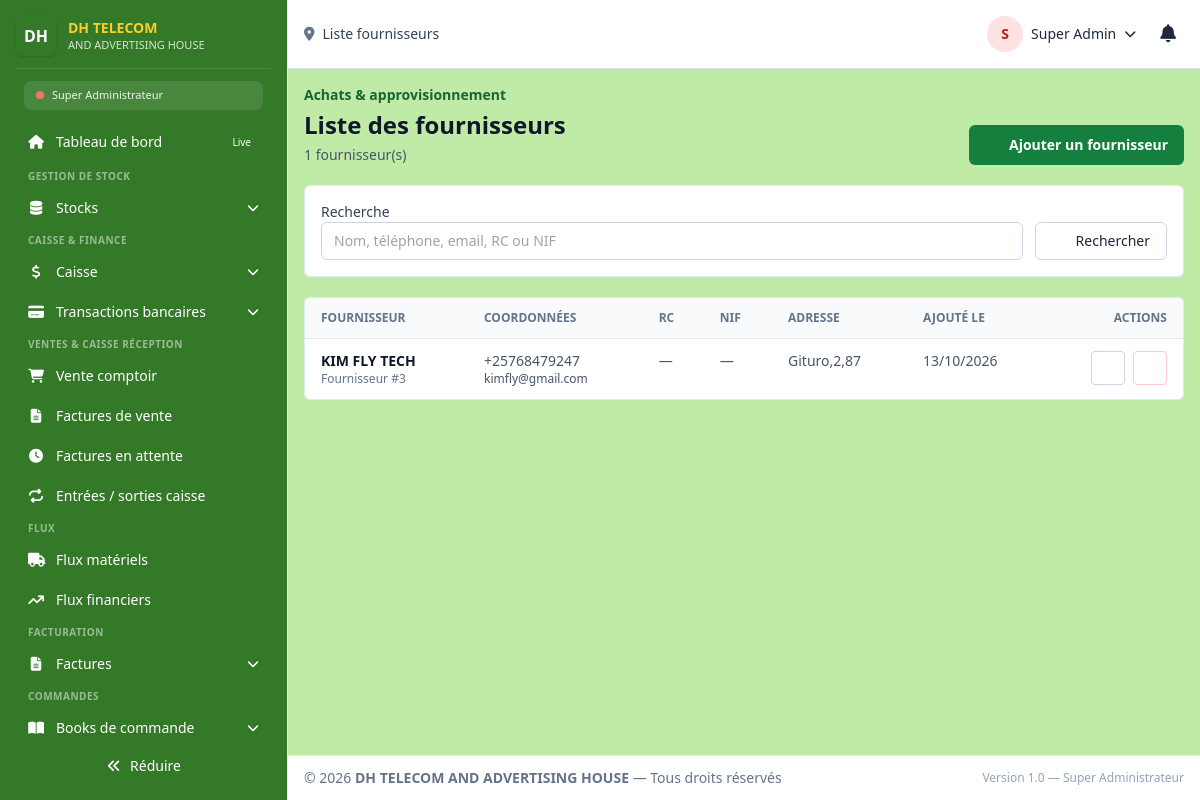
Screenshot of /super_admin/fournisseurs/liste (signed in) with the database file from the repository.
### tables this page shows
CREATE TABLE `users` (
  `id` int(100) NOT NULL,
  `profil` varchar(255) NOT NULL DEFAULT '',
  `user_name` varchar(255) NOT NULL,
  `password` varchar(255) NOT NULL COMMENT 'bcrypt hash',
  `secret_code` varchar(255) DEFAULT NULL,
  `category` varchar(100) DEFAULT NULL COMMENT 'Réf cat_users.category',
  `f_name` varchar(100) DEFAULT NULL,
  `l_name` varchar(100) DEFAULT NULL,
  `telephone` varchar(100) DEFAULT NULL,
  `email` varchar(100) DEFAULT NULL,
  `adress` varchar(100) NOT NULL DEFAULT '',
  `level` varchar(100) NOT NULL DEFAULT '',
  `salary` decimal(10,0) NOT NULL DEFAULT 0,
  `status` varchar(100) NOT NULL DEFAULT 'Disponible',
  `session_id` varchar(1000) NOT NULL DEFAULT '',
  `admission` date NOT NULL DEFAULT curdate(),
  `reset_token` varchar(255) DEFAULT NULL,
  `token_expiry` datetime DEFAULT current_timestamp(),
  `jwt_secret` varchar(255) DEFAULT NULL COMMENT 'Secret personnel pour JWT',
  `last_login` datetime DEFAULT NULL,
  `failed_attempts` int(11) DEFAULT 0,
  `locked_until` datetime DEFAULT NULL,
  `created_at` timestamp NOT NULL DEFAULT current_timestamp(),
  `updated_at` timestamp NOT NULL DEFAULT current_timestamp() ON UPDATE current_timestamp()
);

CREATE TABLE `partners` (
  `id` int(100) NOT NULL,
  `name` varchar(100) NOT NULL,
  `abbr` varchar(25) DEFAULT NULL,
  `category` enum('client','fournisseur') DEFAULT 'client',
  `address` varchar(1000) NOT NULL DEFAULT '',
  `phone` varchar(255) DEFAULT NULL,
  `email` varchar(255) NOT NULL DEFAULT '',
  `portal_username` varchar(100) DEFAULT NULL,
  `portal_password` varchar(255) DEFAULT NULL COMMENT 'Hash du mot de passe du portail client',
  `RC` varchar(100) NOT NULL DEFAULT '',
  `NIF` varchar(255) NOT NULL DEFAULT '',
  `profil` varchar(100) DEFAULT NULL,
  `debt_limit` bigint(10) NOT NULL DEFAULT 0,
  `debt` bigint(10) NOT NULL DEFAULT 0,
  `status_client` enum('Nouveau','Régulier','VIP') DEFAULT 'Nouveau',
  `total_achats` bigint(15) DEFAULT 0,
  `frequence_achats` int(10) DEFAULT 0,
  `dernier_achat` date DEFAULT NULL,
  `rating` int(11) DEFAULT NULL,
  `annif` varchar(10) DEFAULT NULL COMMENT 'Format JJ-MM',
  `birthday_promo_used` date DEFAULT NULL,
  `alert_debt` tinyint(1) DEFAULT 0,
  `created_at` timestamp NOT NULL DEFAULT current_timestamp(),
  `updated_at` timestamp NOT NULL DEFAULT current_timestamp() ON UPDATE current_timestamp()
);

### dash/admin/fournisseurs_liste.php (the view, shortened to what the rows shown need)
<?php
require_once __DIR__ . '/../../api/database.php';
$db = Database::getInstance();
$escape = static fn($value): string => htmlspecialchars((string) $value, ENT_QUOTES, 'UTF-8');
$canEditSuppliers = userCan($user, 'fournisseurs.edit');
$canDeleteSuppliers = userCan($user, 'fournisseurs.delete');
$search = trim((string) ($_GET['q'] ?? ''));
$page = max(1, (int) ($_GET['page'] ?? 1));
$perPage = 20;
$conditions = ["category = 'fournisseur'"];
$params = [];
$where = 'WHERE ' . implode(' AND ', $conditions);
$totalSuppliers = (int) $db->fetchColumn("SELECT COUNT(*) FROM partners $where", $params);
$totalPages = max(1, (int) ceil($totalSuppliers / $perPage));
$page = min($page, $totalPages);
$offset = ($page - 1) * $perPage;
$suppliers = $db->fetchAll(
    "SELECT id, name, phone, email, address, RC, NIF, created_at
     FROM partners $where
     ORDER BY name ASC, id DESC
     LIMIT $perPage OFFSET $offset",
    $params
);
?>
<section class="space-y-5">
    <header class="flex flex-col gap-3 sm:flex-row sm:items-end sm:justify-between">
        <div>
            <h1 class="mt-1 text-2xl font-bold text-slate-900">Liste des fournisseurs</h1>
        </div>
    </header>
    <div class="overflow-x-auto rounded-md border border-slate-200 bg-white">
        <table class="min-w-full divide-y divide-slate-200 text-sm">
            <thead class="bg-slate-50 text-left text-xs uppercase text-slate-500"><tr><th class="px-4 py-3">Fournisseur</th><th class="px-4 py-3">Coordonnées</th><th class="px-4 py-3">RC</th><th class="px-4 py-3">NIF</th><th class="px-4 py-3">Adresse</th><th class="px-4 py-3">Ajouté le</th><?php if ($canEditSuppliers || $canDeleteSuppliers): ?><th class="px-4 py-3 text-right">Actions</th><?php endif; ?></tr></thead>
            <tbody class="divide-y divide-slate-100">
                <?php if (!$suppliers): ?>
                    <tr><td colspan="<?= $canEditSuppliers || $canDeleteSuppliers ? '7' : '6' ?>" class="px-4 py-12 text-center"><p class="font-medium text-slate-700">Aucun fournisseur trouvé</p><p class="mt-1 text-sm text-slate-500"><?= $search !== '' ? 'Modifiez votre recherche.' : 'Ajoutez un fournisseur pour le retrouver dans ce répertoire.' ?></p></td></tr>
                <?php else: foreach ($suppliers as $supplier): ?>
                    <tr class="align-top hover:bg-slate-50">
                        <td class="px-4 py-3"><div class="font-semibold text-slate-900"><?= $escape($supplier['name']) ?></div><div class="text-xs text-slate-500">Fournisseur #<?= (int) $supplier['id'] ?></div></td>
                        <td class="px-4 py-3 text-slate-600"><div><?= $escape($supplier['phone'] ?: 'Téléphone non renseigné') ?></div><div class="text-xs"><?= $escape($supplier['email'] ?: 'Email non renseigné') ?></div></td>
                        <td class="px-4 py-3 text-slate-600"><?= $escape($supplier['RC'] ?: '—') ?></td>
                        <td class="px-4 py-3 text-slate-600"><?= $escape($supplier['NIF'] ?: '—') ?></td>
                        <td class="max-w-xs px-4 py-3 text-slate-600"><?= $escape($supplier['address'] ?: '—') ?></td>
                        <td class="whitespace-nowrap px-4 py-3 text-slate-600"><?= $escape(date('d/m/Y', strtotime($supplier['created_at']))) ?></td>
                        <?php if ($canEditSuppliers || $canDeleteSuppliers): ?>
                            <td class="whitespace-nowrap px-4 py-3 text-right">
                                <div class="inline-flex items-center justify-end gap-2">
                                    <?php if ($canEditSuppliers): ?>
                                        <a href="<?= $escape(app_route_url('fournisseurs/modifier')) . '?id=' . (int) $supplier['id'] ?>" class="inline-flex items-center justify-center rounded border border-slate-300 p-2 text-slate-700 hover:bg-slate-100" aria-label="Modifier <?= $escape($supplier['name']) ?>" title="Modifier"><i data-feather="edit-2" class="h-4 w-4"></i></a>
                                    <?php endif; ?>
                                    <?php if ($canDeleteSuppliers): ?>
                                        <form method="post" onsubmit="return confirm('Supprimer le fournisseur ' + <?= json_encode((string) $supplier['name'], JSON_HEX_TAG | JSON_HEX_APOS | JSON_HEX_AMP | JSON_HEX_QUOT) ?> + ' ? Cette action est définitive.');">
                                            <button type="submit" class="inline-flex items-center justify-center rounded border border-red-200 p-2 text-red-700 hover:bg-red-50" aria-label="Supprimer <?= $escape($supplier['name']) ?>" title="Supprimer"><i data-feather="trash-2" class="h-4 w-4"></i></button>
                                        </form>
                                    <?php endif; ?>
                                </div>
                            </td>
                        <?php endif; ?>
                    </tr>
                <?php endforeach; endif; ?>
            </tbody>
        </table>
    </div>
</section>

### dash/template/layout.php (shortened to what the rows shown need)
<?php
require_once __DIR__ . "/permissions.php";
$escName   = htmlspecialchars($user["nom_complet"] ?? "Utilisateur", ENT_QUOTES, 'UTF-8');
$roleColor = getRoleColor($user["role_system"] ?? "");
$escAvatar = !empty($user["avatar"]) ? htmlspecialchars($user["avatar"], ENT_QUOTES, 'UTF-8') : null;
            ?>
<!doctype html>
<html lang="fr">
<head>
    <link rel="stylesheet"
          href="https://cdnjs.cloudflare.com/ajax/libs/font-awesome/6.5.1/css/all.min.css"
>
    <script src="https://cdn.tailwindcss.com"></script>
</head>
<body class="min-h-screen bg-[#C0EBA6] text-slate-800 antialiased">
<div id="app" class="relative flex h-screen">
    <div id="mainArea" class="w-0 min-w-0 flex-1 flex flex-col min-h-0 ml-0 lg:ml-72 anim-smooth">
        <header class="flex items-center justify-between gap-4 px-4 py-3 border-b bg-white shadow-sm">
            <div class="flex items-center gap-3">
                <div class="relative">
                    <button id="userBtn" type="button" aria-haspopup="true" aria-expanded="false"
                            class="flex items-center gap-2 p-1 rounded hover:bg-slate-100 focus:outline-none">
                        <?php if ($escAvatar): ?>
                            <img class="h-9 w-9 rounded-full object-cover" src="<?= $escAvatar ?>" alt="<?= $escName ?>">
                        <?php else: ?>
                            <span class="inline-flex h-9 w-9 rounded-full bg-<?= $roleColor ?>-100 text-<?= $roleColor ?>-700 items-center justify-center font-semibold text-sm">
                                <?= strtoupper(substr($escName, 0, 1)) ?>
                            </span>
                        <?php endif; ?>
                        <span class="hidden sm:inline text-sm font-medium"><?= $escName ?></span>
                        <i class="fa-solid fa-chevron-down text-xs"></i>
                    </button>
                </div>
            </div>
        </header>
        <main id="content" class="min-w-0 flex-1 overflow-x-hidden overflow-y-auto p-4">
            <?php
            if (isset($content) && $content !== '') {
                echo $content;
            } else {
                echo '<div class="p-4 bg-yellow-50 text-yellow-800 rounded">Aucun contenu à afficher.</div>';
            }
            ?>
        </main>
    </div>
</div>
</body>
</html>

### rows the page displays
users: category "S", category "Super Admin"
partners: name "KIM FLY TECH", id "3", phone "+25768479247", email "kimfly@gmail.com", RC "—", NIF "—", address "Gituro,2,87", created_at "13/10/2026"

### other values shown
$escRole "Super Administrateur"
$item['label'] "Tableau de bord"
$item['badge']['text'] "Live"
$section['label'] "GESTION DE STOCK"
$item['label'] "Stocks"
$section['label'] "CAISSE & FINANCE"
$item['label'] "Caisse"
$item['label'] "Transactions bancaires"
$section['label'] "VENTES & CAISSE RÉCEPTION"
$item['label'] "Vente comptoir"
$item['label'] "Factures de vente"
$item['label'] "Factures en attente"
$item['label'] "Entrées / sorties caisse"
$section['label'] "FLUX"
$item['label'] "Flux matériels"
